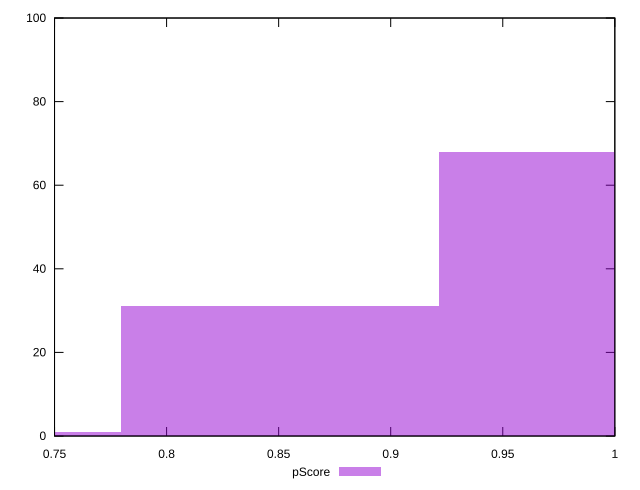

This figure's gnuplot source:
reset

$pScore <<EOF
0.9922512931368273 68
0.7087509236691624 1
0.8505011084029948 31
EOF

set key outside below
set boxwidth 0.14175018473383247
set xrange [0.75:1]
set yrange [0:100]
set trange [0:100]
set style fill transparent solid 0.5 noborder
set terminal svg size 640, 490 enhanced background rgb 'white'
set output "report/report_00029_2021-02-24T13-36-40.390Z/unminified-javascript/samples/agenda/pScore/histogram.svg"

plot $pScore title "pScore" with boxes

reset
